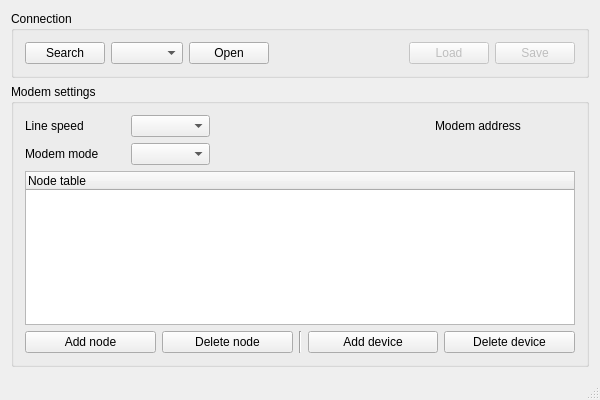
<?xml version="1.0" encoding="UTF-8"?>
<ui version="4.0">
 <class>mzFlasherClass</class>
 <widget class="QMainWindow" name="mzFlasherClass">
  <property name="geometry">
   <rect>
    <x>0</x>
    <y>0</y>
    <width>600</width>
    <height>400</height>
   </rect>
  </property>
  <property name="windowTitle">
   <string>MODBUS modem configurator</string>
  </property>
  <widget class="QWidget" name="centralWidget">
   <layout class="QGridLayout" name="gridLayout">
    <item row="0" column="0">
     <widget class="QGroupBox" name="groupBox">
      <property name="maximumSize">
       <size>
        <width>16777215</width>
        <height>16777215</height>
       </size>
      </property>
      <property name="title">
       <string>Connection</string>
      </property>
      <layout class="QHBoxLayout" name="horizontalLayout">
       <item>
        <widget class="QPushButton" name="btnSrch">
         <property name="text">
          <string>Search</string>
         </property>
        </widget>
       </item>
       <item>
        <widget class="QComboBox" name="cmbPorts"/>
       </item>
       <item>
        <widget class="QPushButton" name="btnPort">
         <property name="text">
          <string>Open</string>
         </property>
        </widget>
       </item>
       <item>
        <spacer name="horizontalSpacer">
         <property name="orientation">
          <enum>Qt::Horizontal</enum>
         </property>
         <property name="sizeHint" stdset="0">
          <size>
           <width>40</width>
           <height>20</height>
          </size>
         </property>
        </spacer>
       </item>
       <item>
        <widget class="QPushButton" name="btnRead">
         <property name="enabled">
          <bool>false</bool>
         </property>
         <property name="text">
          <string>Load</string>
         </property>
         <property name="checkable">
          <bool>false</bool>
         </property>
        </widget>
       </item>
       <item>
        <widget class="QPushButton" name="btnWrite">
         <property name="enabled">
          <bool>false</bool>
         </property>
         <property name="text">
          <string>Save</string>
         </property>
        </widget>
       </item>
      </layout>
     </widget>
    </item>
    <item row="1" column="0">
     <widget class="QGroupBox" name="grpCfg">
      <property name="title">
       <string>Modem settings</string>
      </property>
      <layout class="QGridLayout" name="gridLayout_2">
       <item row="0" column="1">
        <widget class="QComboBox" name="cmdSpeed">
         <property name="maximumSize">
          <size>
           <width>300</width>
           <height>16777215</height>
          </size>
         </property>
         <property name="currentIndex">
          <number>-1</number>
         </property>
         <item>
          <property name="text">
           <string>110</string>
          </property>
         </item>
         <item>
          <property name="text">
           <string>300</string>
          </property>
         </item>
         <item>
          <property name="text">
           <string>600</string>
          </property>
         </item>
         <item>
          <property name="text">
           <string>1200</string>
          </property>
         </item>
         <item>
          <property name="text">
           <string>2400</string>
          </property>
         </item>
         <item>
          <property name="text">
           <string>4800</string>
          </property>
         </item>
         <item>
          <property name="text">
           <string>9600</string>
          </property>
         </item>
         <item>
          <property name="text">
           <string>14400</string>
          </property>
         </item>
         <item>
          <property name="text">
           <string>19200</string>
          </property>
         </item>
         <item>
          <property name="text">
           <string>38400</string>
          </property>
         </item>
         <item>
          <property name="text">
           <string>56000</string>
          </property>
         </item>
         <item>
          <property name="text">
           <string>57600</string>
          </property>
         </item>
         <item>
          <property name="text">
           <string>115200</string>
          </property>
         </item>
         <item>
          <property name="text">
           <string>120000</string>
          </property>
         </item>
         <item>
          <property name="text">
           <string>256000</string>
          </property>
         </item>
         <item>
          <property name="text">
           <string>460800</string>
          </property>
         </item>
         <item>
          <property name="text">
           <string>921600</string>
          </property>
         </item>
         <item>
          <property name="text">
           <string>1250000</string>
          </property>
         </item>
        </widget>
       </item>
       <item row="1" column="1">
        <widget class="QComboBox" name="cmbMode">
         <property name="currentIndex">
          <number>-1</number>
         </property>
         <item>
          <property name="text">
           <string>Master</string>
          </property>
         </item>
         <item>
          <property name="text">
           <string>Slave</string>
          </property>
         </item>
        </widget>
       </item>
       <item row="3" column="0" colspan="4">
        <layout class="QHBoxLayout" name="horizontalLayout_2">
         <item>
          <widget class="QPushButton" name="btnNodeAdd">
           <property name="text">
            <string>Add node</string>
           </property>
          </widget>
         </item>
         <item>
          <widget class="QPushButton" name="btnNodeDel">
           <property name="text">
            <string>Delete node</string>
           </property>
          </widget>
         </item>
         <item>
          <widget class="Line" name="line">
           <property name="orientation">
            <enum>Qt::Vertical</enum>
           </property>
          </widget>
         </item>
         <item>
          <widget class="QPushButton" name="btnAddDev">
           <property name="text">
            <string>Add device</string>
           </property>
          </widget>
         </item>
         <item>
          <widget class="QPushButton" name="btnDelDev">
           <property name="text">
            <string>Delete device</string>
           </property>
          </widget>
         </item>
        </layout>
       </item>
       <item row="1" column="0">
        <widget class="QLabel" name="label_2">
         <property name="minimumSize">
          <size>
           <width>100</width>
           <height>0</height>
          </size>
         </property>
         <property name="text">
          <string>Modem mode</string>
         </property>
        </widget>
       </item>
       <item row="0" column="0">
        <widget class="QLabel" name="label">
         <property name="maximumSize">
          <size>
           <width>100</width>
           <height>16777215</height>
          </size>
         </property>
         <property name="text">
          <string>Line speed</string>
         </property>
        </widget>
       </item>
       <item row="2" column="0" colspan="4">
        <widget class="QTreeWidget" name="treeWidget">
         <property name="frameShadow">
          <enum>QFrame::Sunken</enum>
         </property>
         <property name="editTriggers">
          <set>QAbstractItemView::DoubleClicked|QAbstractItemView::EditKeyPressed</set>
         </property>
         <property name="alternatingRowColors">
          <bool>true</bool>
         </property>
         <property name="selectionMode">
          <enum>QAbstractItemView::SingleSelection</enum>
         </property>
         <column>
          <property name="text">
           <string>Node table</string>
          </property>
         </column>
        </widget>
       </item>
       <item row="0" column="3">
        <widget class="QLabel" name="label_3">
         <property name="minimumSize">
          <size>
           <width>140</width>
           <height>0</height>
          </size>
         </property>
         <property name="text">
          <string>Modem address</string>
         </property>
        </widget>
       </item>
       <item row="0" column="2">
        <spacer name="horizontalSpacer_2">
         <property name="orientation">
          <enum>Qt::Horizontal</enum>
         </property>
         <property name="sizeHint" stdset="0">
          <size>
           <width>40</width>
           <height>20</height>
          </size>
         </property>
        </spacer>
       </item>
       <item row="1" column="3">
        <widget class="QLabel" name="lblRime">
         <property name="text">
          <string/>
         </property>
        </widget>
       </item>
      </layout>
     </widget>
    </item>
   </layout>
  </widget>
  <widget class="QStatusBar" name="statusBar"/>
 </widget>
 <layoutdefault spacing="6" margin="11"/>
 <resources>
  <include location="mzflasher.qrc"/>
 </resources>
 <connections/>
</ui>
